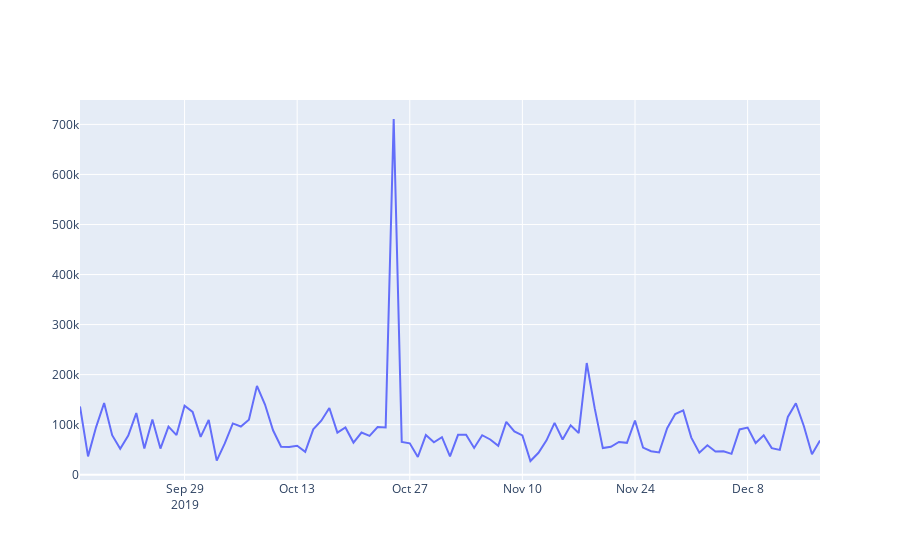

The code cell stored with this chart in its notebook:
### Code cell
#Louis_Vuitton
fig = go.Figure([go.Scatter(x=Louis_Vuitton['purchdate'], y=Louis_Vuitton['amount'])])
fig.show()
